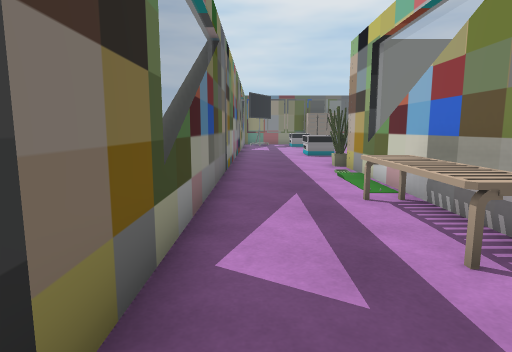
view 1 (above)

16 first-person views from a walk through a scene from a Unity 3-D project. The camera is 1.2 m above the floor, tilts 8° down and sees 75° across. The floor is counted in squares, 1 m on a side. Each view is taken from the middle of a square. On the plan, view 1 faces up. The plan holds only what a view shows up to about 14 squares ahead; the rest is blank. The place goes on beyond the plan. The player is left out.

view 2
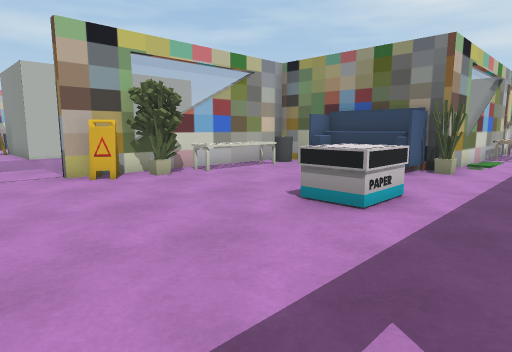

view 3
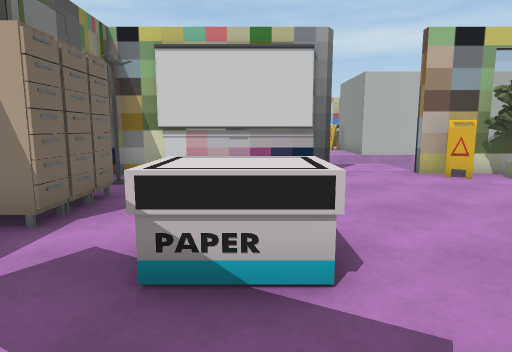

view 4
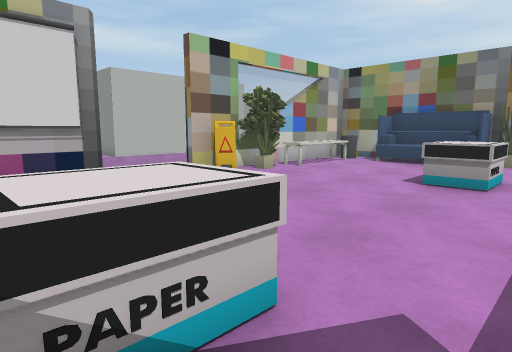

view 5
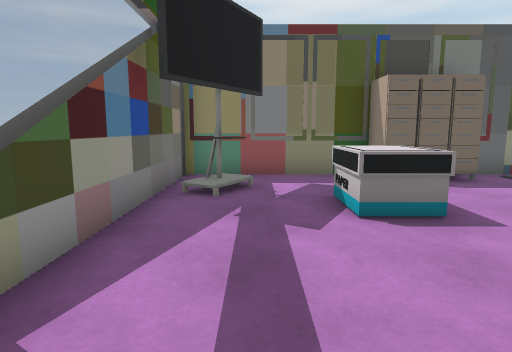

view 6
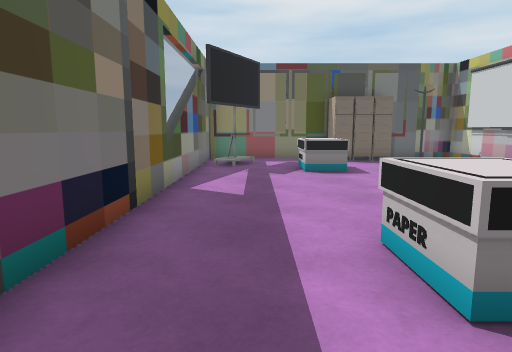

view 7
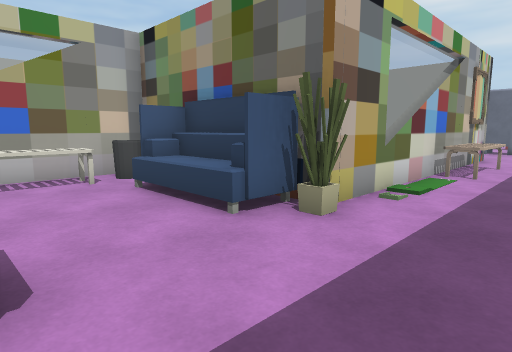

view 8
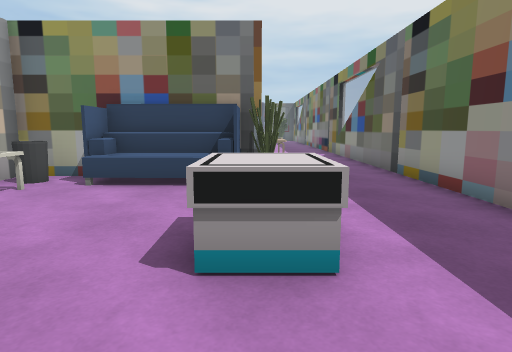

view 9
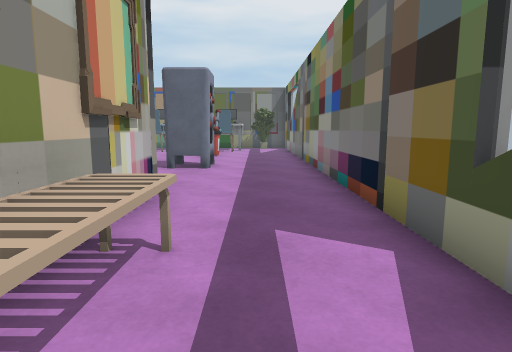

view 10
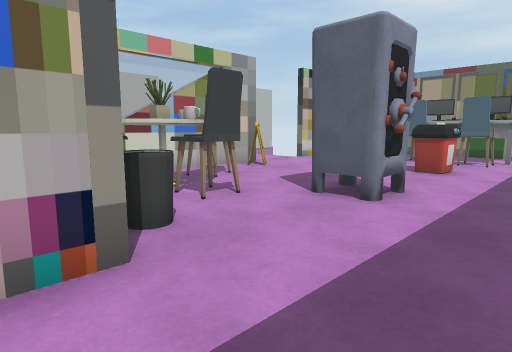

view 11
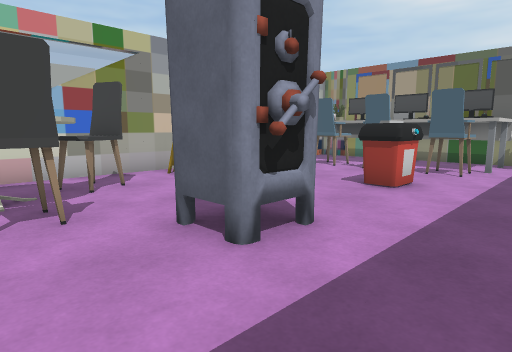

view 12
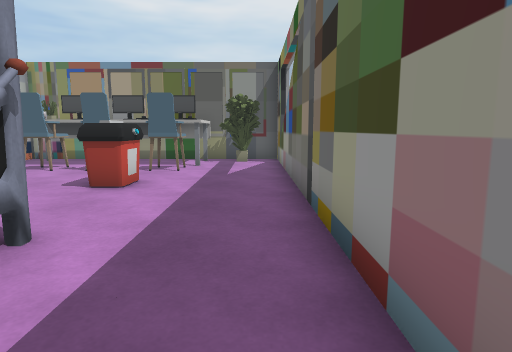

view 13
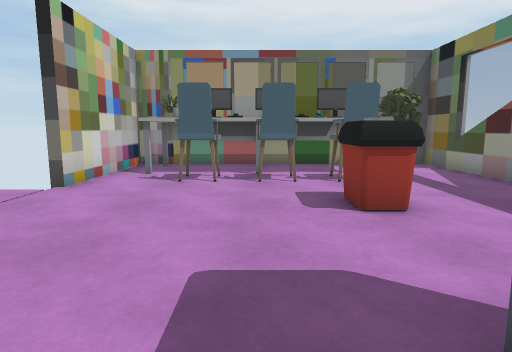

view 14
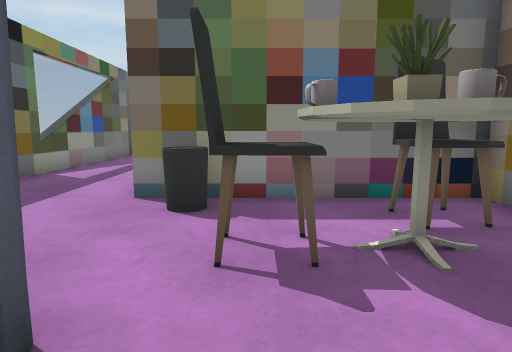

view 15
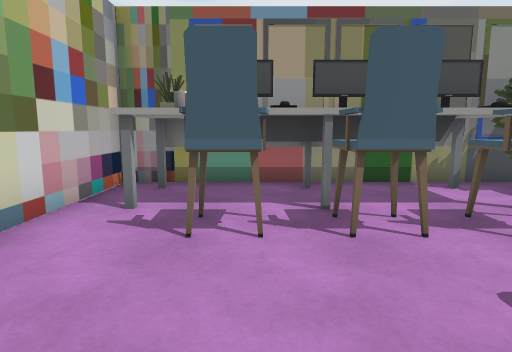

view 16
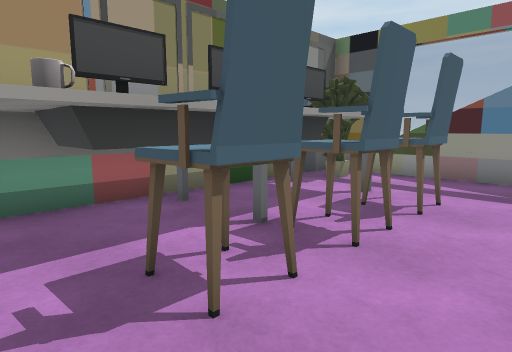

### Floor plan
Key: @ floor where view 1 was taken; # wall or solid block; x gap in a wall; . floor; = window, fence, low wall or low ledge; ^ raised ledge; P plant; B bench; S sofa; I bin; M mug; C chair; U computer; O other object.
Columns run from 1 left of view 1 to 10 right of it. Each row starts with its distance up from view 1.
 27 ###########
 26 #....OOO.##
 25 #OO...... #
 24 #O..^...  #
 23 #...^..   #
 22 #......   #
 21 #.........#
 20 #..........
 19 #..........O
 18 #.........#
 17 #........P#
 16 #..^^....P#
 15 #...^....B#
 14 #........B#
 13 #........B#
 12 #....SSSSI#
 11 #...PSSSSI#
 10 #...##  ###
  9 #...#
  8 #...=
  7 #...#
  6 #..B#
  5 #..B#
  4 #..B#
  3 #..B#
  2 #...#
  1 #...#
  0 #@..#######
 -1 #....I  OO#
 -2 #.....OOOO#
 -3 #.....OMM #
 -4 #......OOO#
 -5 #...#...O.#
 -6 #.........#
 -7 #........##
 -8 #.........x
 -9 #...#.....O
-10 #.........
-11 #.........x
-12 #..CCCCCC.#
-13 #..OCOOCMO#
-14 #.PUUUUUOP#
-15 #PPOOOOOOP#
-16 ###########

Positions as (right, up) in squares from view 1, and headings:
1: (0, 0), facing up
2: (0, 21), facing down-right
3: (0, 23), facing right
4: (1, 24), facing down-right
5: (1, 18), facing up
6: (1, 13), facing up
7: (0, 15), facing down-right
8: (3, 19), facing down
9: (1, 6), facing down
10: (0, 1), facing down-right
11: (0, -2), facing down-right
12: (0, -2), facing down
13: (5, -4), facing down
14: (5, -6), facing up
15: (6, -8), facing down
16: (8, -10), facing down-left
